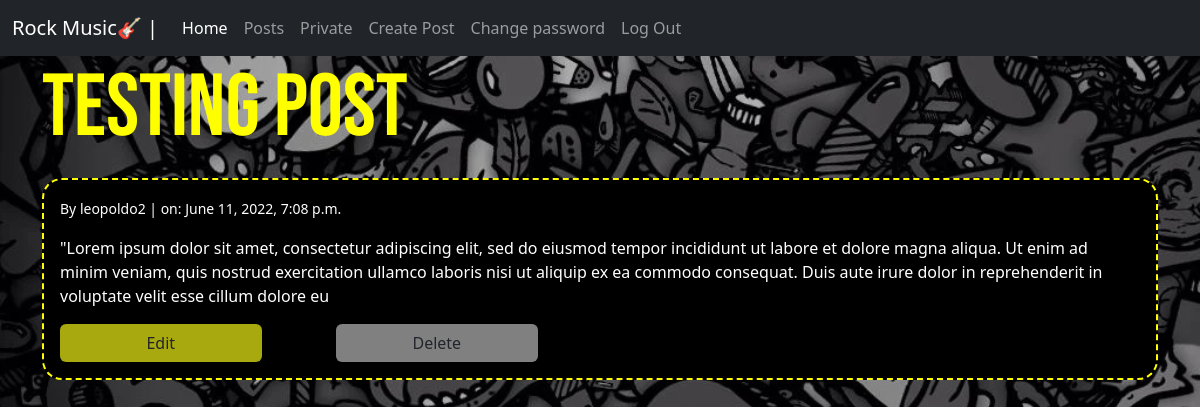
The app's page /posts/11/ (signed in) with its own data.
### posts/models.py (models this page shows, shortened)
class Post(models.Model):
  title = models.CharField(max_length=255)
  body = models.TextField()
  author = models.ForeignKey('auth.User', on_delete=models.CASCADE)
  created_on = models.DateTimeField(auto_now_add=True)
  is_private = models.BooleanField(default=1)

### posts/views.py (the view)
# urls.py: path('<int:pk>/', PostDetailView.as_view(), name='post_detail'),
class PostDetailView(LoginRequiredMixin, UserPassesTestMixin, DetailView):
  template_name = "posts/detail.html"
  model = Post
  def test_func(self):
    post = self.get_object()
    if post.is_private:
      return post.author == self.request.user
    return True

### templates/posts/detail.html (shortened to what this page needs)
{% extends 'base.html' %}
{% block content %}
  <h1>{{ post.title }}</h1>
  <div class="detail-container">
    <small>By {{ post.author }} | on: {{ post.created_on }}</small>
    <p class="my-3">{{ post.body }}</p>
    {% if user.is_authenticated %}
    <div class="row">
      <div class="col-md-3">
        <a href="{% url 'post_edit' post.id %}" class="btn btn-edit" style="width:80%">Edit</a>
      </div>
      <div class="col-md-3">
        <a href="{% url 'post_delete' post.id %}" class="btn btn-delete" style="width:80%">Delete</a>
      </div>
    </div>
  </div>
  {% endif %}
{% endblock content %}

### static/css/base.css (style rules this page uses)
h1 { color: yellow; margin-bottom: 1rem; font-family: 'Bebas Neue', cursive; font-size: 5.5rem; }
body { background: #4e54c8; background: -webkit-linear-gradient(to right, #8f94fb, #4e54c8); background: linear-gradient(to right, #8f94fb, #4e54c8); color: white; background-image: url(../img/bg.webp); background-position: center center; background-size: cover; }
.detail-container { background: #000; padding: 1rem; border-radius: 20px; border: dashed 2px yellow; }
.btn-edit { background: rgb(168, 168, 15); }
.btn-delete { background: gray; }

### records on screen
Post: title "testing post", author "leopoldo2", created_on "June 11, 2022, 7:08 p.m.", body "\"Lorem ipsum dolor sit amet, consectetur adipiscing elit, sed do eiusmod tempor incididunt ut labore et dolore magna aliqua. Ut enim ad minim veniam, quis nostrud exercitation ullamco laboris nisi ut aliquip ex ea commodo consequat. Duis aute irure dolor in reprehenderit in voluptate velit esse cillum dolore eu"
